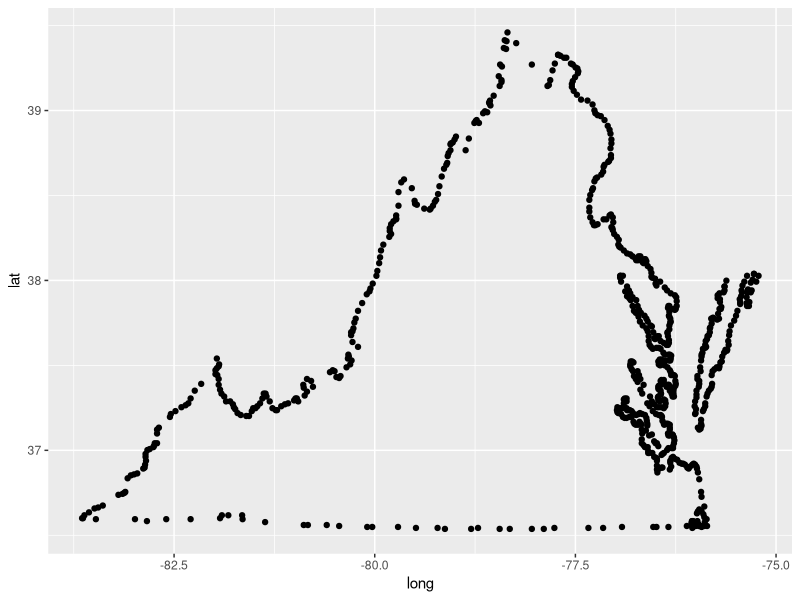
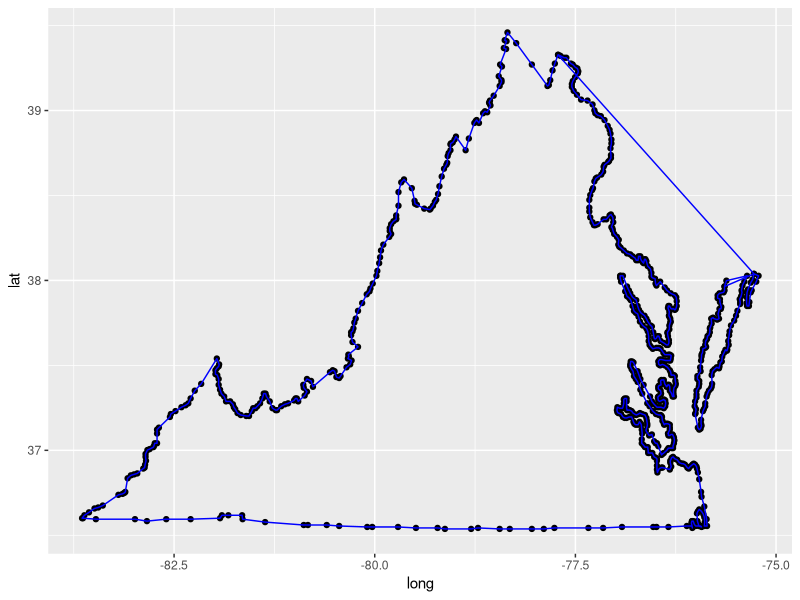
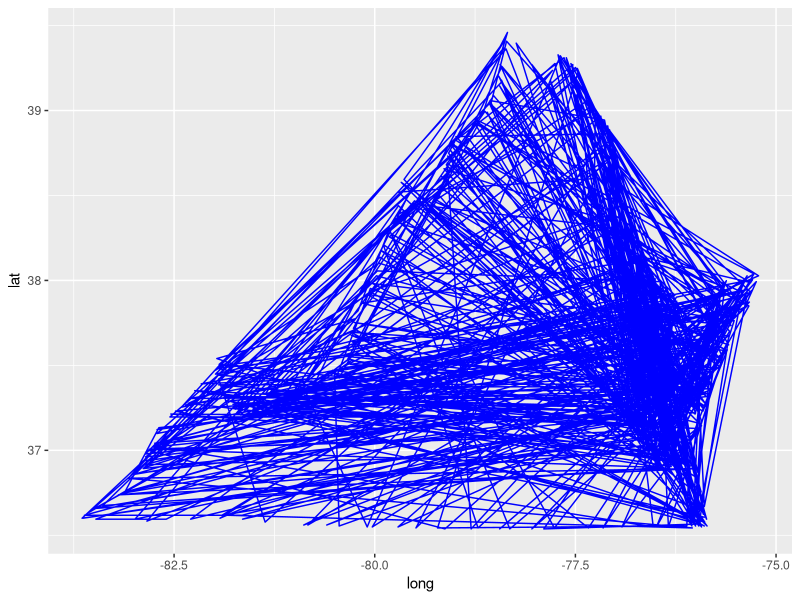
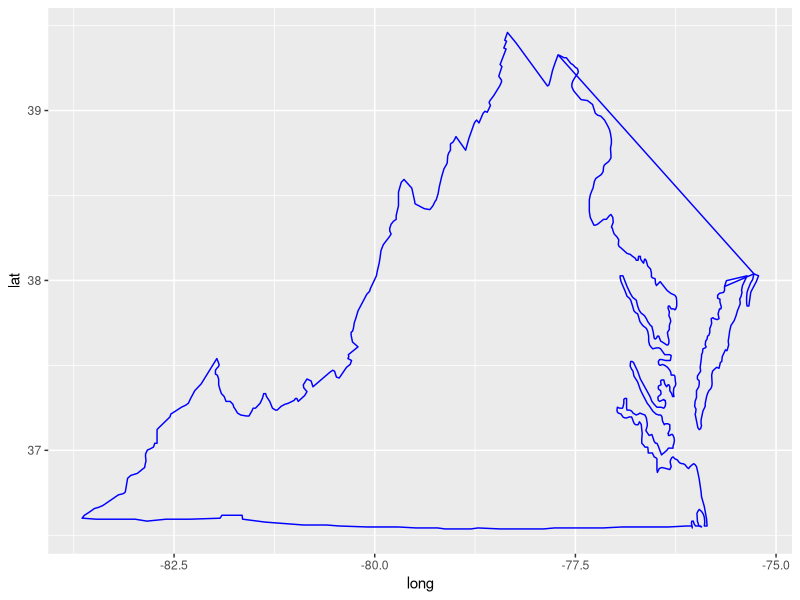
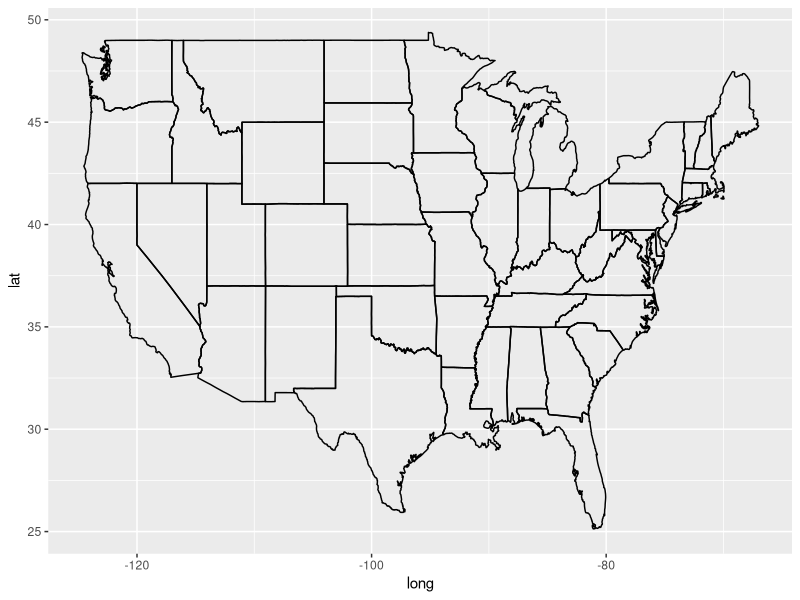
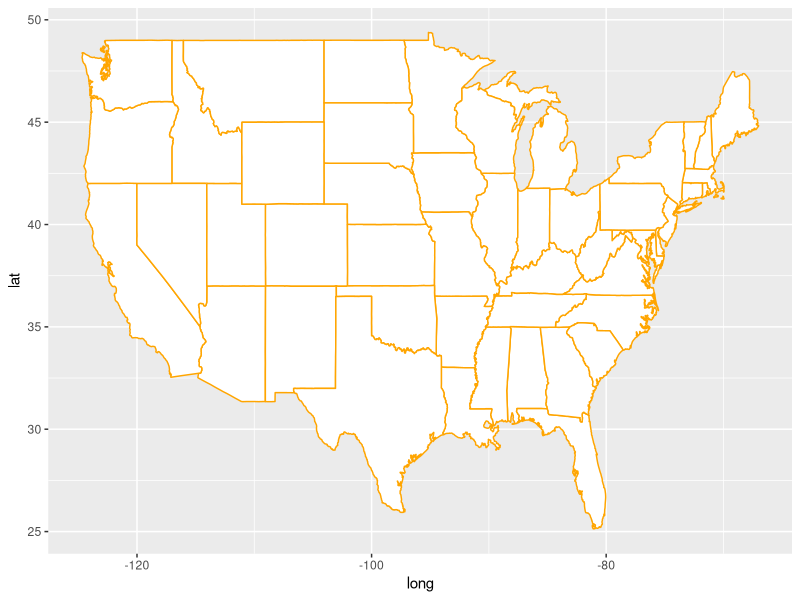

Write R code to recreate these figures, in order.
## ---- chunk 1
library(tidyverse)
library(maps)
## ---- chunk 2
world_map <- map_data(map = "world")
state_map <- map_data(map = "state")
va_state_map <- map_data(map = "state", region = "virginia")
county_map <- map_data(map = "county")
va_county_map <- map_data(map = "county", region = "virginia")
## ---- chunk 3
glimpse(state_map)
## ---- chunk 4
va <- ggplot(va_state_map, aes(long, lat))

va +
   geom_point()
## ---- chunk 5
va +
   geom_point() +
   geom_path(color = "blue")
## ---- chunk 6
unordered <- slice_sample(va_state_map, n = 734) #randomly reorder the rows

ggplot(unordered, aes(long, lat)) + 
   geom_path(color = "blue")
## ---- chunk 7
ggplot(arrange(unordered, group, order), aes (long, lat)) +
   geom_path(color = "blue")
## ---- chunk 8
us <- ggplot(state_map, aes(long, lat, group = group))

us +
   geom_path()
## ---- chunk 9
us +
   geom_polygon(fill = "white", color = "orange")
